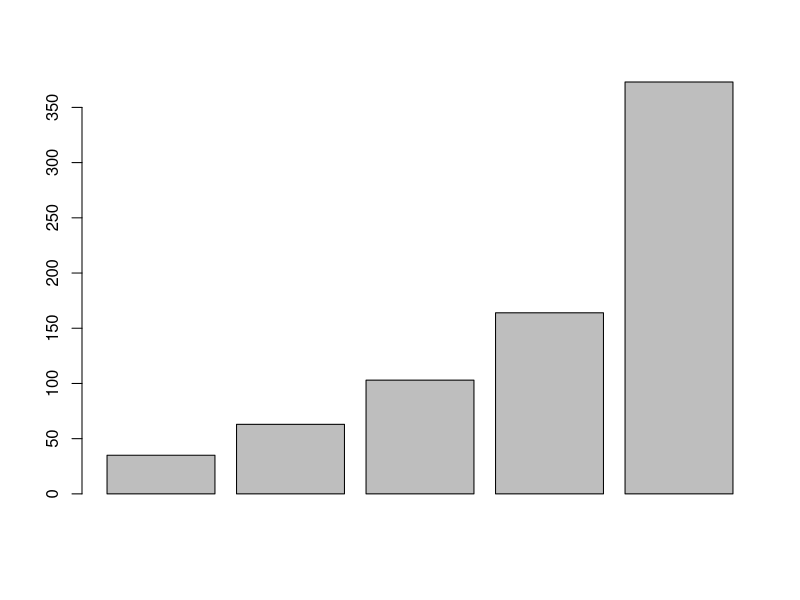
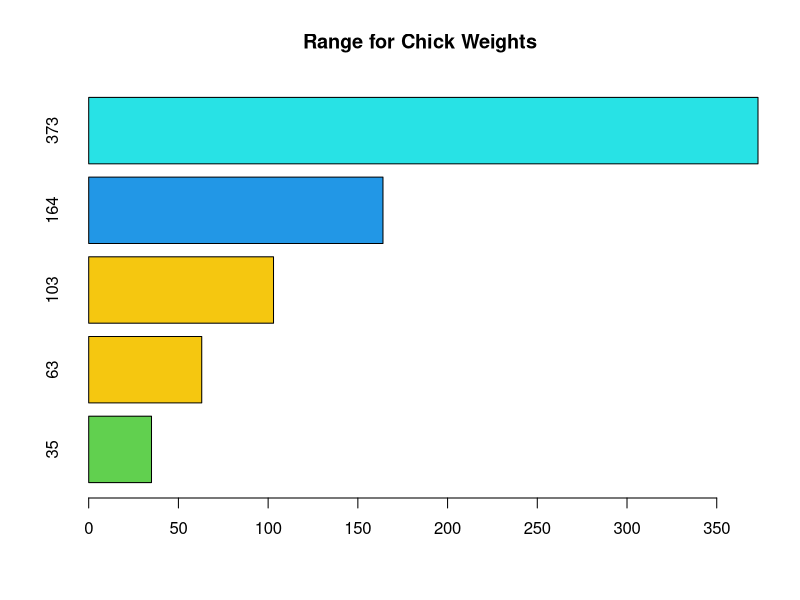

R code for these plots, in order:
# Copyright Mark Niemann-Ross, 2017
# Author: Mark Niemann-Ross. mark.niemannross@gmail.com
# Watch the video at https://www.linkedin.com/learning/r-for-data-science-lunchbreak-lessons/data-frames-rbind?trk=insiders_215756_learning
# Discuss at https://groups.google.com/d/forum/r-for-data-science-lunchbreak-lessons
# LinkedIn: https://www.linkedin.com/in/markniemannross/
# Github: https://github.com/mnr
# More Learning: http://niemannross.com/link/mnratlil
# Description: base::barplot

fiveValues <- fivenum(ChickWeight$weight) # just to see what we're working with

barplot(fiveValues) # the simplest of bar plots

barplot(height = fiveValues,
        names.arg = fivenum(ChickWeight$weight),
        horiz = TRUE,
        col = fiveValues,
        main = "Range for Chick Weights"
        )
